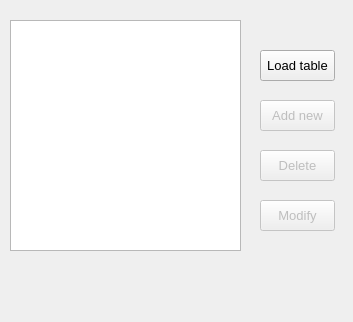
<?xml version="1.0" encoding="UTF-8"?>
<ui version="4.0">
 <class>PaymentTypesForm</class>
 <widget class="QMainWindow" name="PaymentTypesForm">
  <property name="geometry">
   <rect>
    <x>0</x>
    <y>0</y>
    <width>353</width>
    <height>322</height>
   </rect>
  </property>
  <property name="font">
   <font>
    <pointsize>10</pointsize>
   </font>
  </property>
  <property name="windowTitle">
   <string>Payment Types</string>
  </property>
  <property name="windowIcon">
   <iconset resource="MyResources.qrc">
    <normaloff>:/Images/payment type pic.png</normaloff>:/Images/payment type pic.png</iconset>
  </property>
  <widget class="QWidget" name="centralwidget">
   <widget class="QPushButton" name="pbtAddNew">
    <property name="enabled">
     <bool>false</bool>
    </property>
    <property name="geometry">
     <rect>
      <x>260</x>
      <y>100</y>
      <width>75</width>
      <height>31</height>
     </rect>
    </property>
    <property name="text">
     <string>Add new</string>
    </property>
   </widget>
   <widget class="QPushButton" name="pbtModify">
    <property name="enabled">
     <bool>false</bool>
    </property>
    <property name="geometry">
     <rect>
      <x>260</x>
      <y>200</y>
      <width>75</width>
      <height>31</height>
     </rect>
    </property>
    <property name="text">
     <string>Modify</string>
    </property>
   </widget>
   <widget class="QPushButton" name="pbtDelete">
    <property name="enabled">
     <bool>false</bool>
    </property>
    <property name="geometry">
     <rect>
      <x>260</x>
      <y>150</y>
      <width>75</width>
      <height>31</height>
     </rect>
    </property>
    <property name="text">
     <string>Delete</string>
    </property>
   </widget>
   <widget class="QTableView" name="tvwTable">
    <property name="geometry">
     <rect>
      <x>10</x>
      <y>20</y>
      <width>231</width>
      <height>231</height>
     </rect>
    </property>
   </widget>
   <widget class="QPushButton" name="pbtLoadTable">
    <property name="geometry">
     <rect>
      <x>260</x>
      <y>50</y>
      <width>75</width>
      <height>31</height>
     </rect>
    </property>
    <property name="text">
     <string>Load table</string>
    </property>
   </widget>
  </widget>
  <widget class="QMenuBar" name="menubar">
   <property name="geometry">
    <rect>
     <x>0</x>
     <y>0</y>
     <width>353</width>
     <height>23</height>
    </rect>
   </property>
  </widget>
  <widget class="QStatusBar" name="statusbar">
   <property name="sizeGripEnabled">
    <bool>false</bool>
   </property>
  </widget>
 </widget>
 <resources>
  <include location="MyResources.qrc"/>
 </resources>
 <connections/>
</ui>
